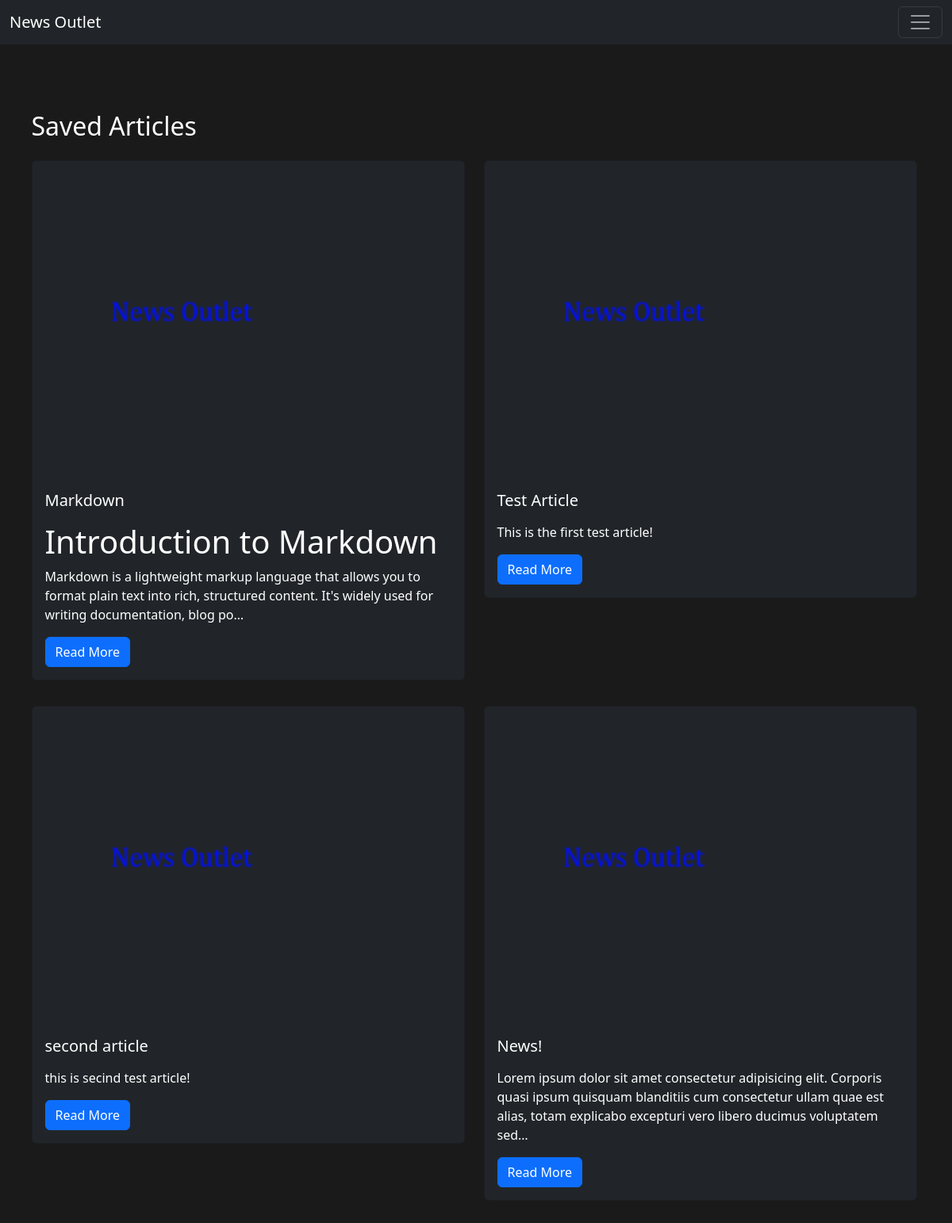
/saved_articles (signed in), run on the app's committed database.
### news_outlet/models.py (models this page shows, shortened)
class Article(models.Model):
    author = models.ForeignKey(User, on_delete=models.CASCADE)
    title = models.CharField(max_length=200)
    created_at = models.DateTimeField(auto_now_add=True)
    content = models.TextField()  # Store the article content in Markdown format
    bookmarked_by = models.ManyToManyField(User, related_name='bookmarked_articles', blank=True)
    def get_rendered_content(self):
        return markdown2.markdown(self.content)

### news_outlet/views.py (the view)
# urls.py: path('saved_articles', views.saved_articles, name='saved_articles'),
@login_required
def saved_articles(request):
    user = request.user
    bookmarked_articles = Article.objects.filter(bookmarked_by=user)
    context = {'bookmarked_articles': bookmarked_articles}
    return render(request, 'news_outlet/saved_articles.html', context)

### news_outlet/templates/news_outlet/saved_articles.html
{% extends 'news_outlet/layout.html' %}
{% load static %}
{% block body %}
    <br><br><br>
    <div class="container mt-5">
        <h2 class="text-white">Saved Articles</h2>
        <div class="row">
            {% for article in bookmarked_articles %}
                <div class="col-md-6 my-3">
                    <div class="card bg-dark text-white">
                        <img src="{% static 'news_outlet/img/placeholder.png' %}" class="card-img-top" alt="Article image" style="width: 400px; height: 400px; text-align: center;">
                        <div class="card-body">
                            <h5 class="card-title">{{ article.title }}</h5>
                            <p class="card-text">{{ article.get_rendered_content|truncatechars:200|safe }}</p>
                            <a href="{% url 'article_detail' article.pk %}" class="btn btn-primary">Read More</a>
                        </div>
                    </div>
                </div>
            {% endfor %}
        </div>
    </div>
{% endblock %}

### news_outlet/static/news_outlet/styles.css (style rules this page uses)
body { margin: 10px; padding: 10px; padding-left: 5px; background-color: #1A1A1A; color: #D3D3D3; }

### data on the page
Article: title "Markdown", get_rendered_content "Introduction to Markdown Markdown is a lightweight markup language that allows you to format plain text into rich, structured content. It's widely used for writing documentation, blog po…"
Article: title "Test Article", get_rendered_content "This is the first test article!"
Article: title "second article", get_rendered_content "this is secind test article!"
Article: title "News!", get_rendered_content "Lorem ipsum dolor sit amet consectetur adipisicing elit. Corporis quasi ipsum quisquam blanditiis cum consectetur ullam quae est alias, totam explicabo excepturi vero libero ducimus voluptatem sed…"
